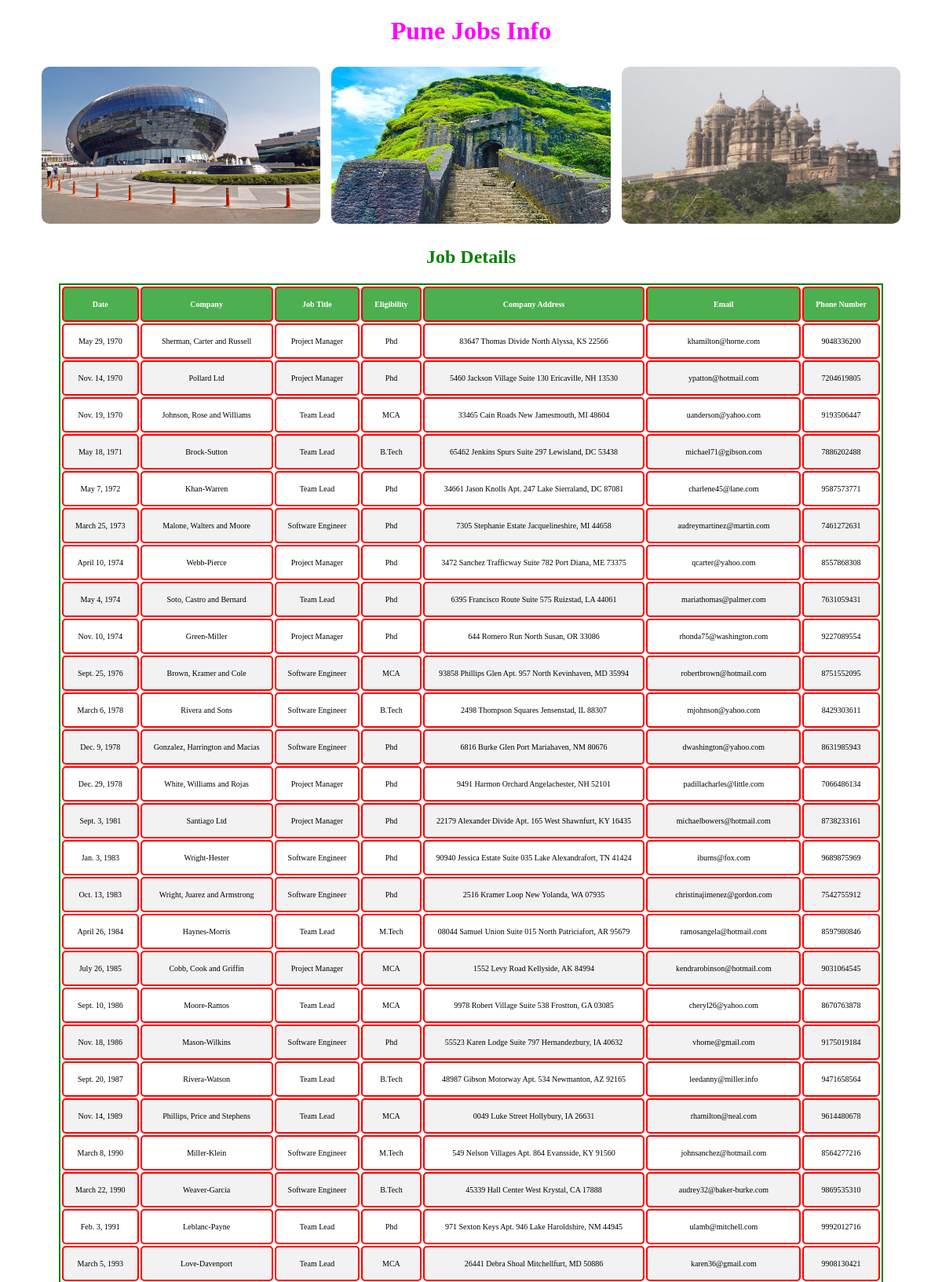
Page /punejobs/ (upper part) on the committed database.
### jobsApp/models.py (models this page shows)
class punejobs(models.Model):
    date = models.DateField()
    company = models.CharField(max_length = 100)
    job_title = models.CharField(max_length = 100)
    eligibility = models.CharField(max_length = 30)
    address = models.CharField(max_length = 100)
    email = models.EmailField()
    phone_number = models.IntegerField()

### jobsApp/views.py (the view, shortened to what this page needs)
# urls.py: url(r'^punejobs/',views.jobs),
def jobs(request):
    area = ['Hyderabad','Pune','Delhi']
    area_msg = ' Jobs Info'
    path = str(request.path_info)
    if 'punejobs' in path:
        area_msg = area[1] + area_msg
        pune_jobs =  punejobs.objects.order_by('date')
        img_1 = 'images/pune_images/pune_1.jpg'
        img_2 = 'images/pune_images/pune_2.jpg'
        img_3 = 'images/pune_images/pune_3.jpg'
        pune_dict = {'jobs_list':pune_jobs,
                    'area_msg':area_msg,
                     'img_1':img_1,
                     'img_2':img_2,
                     'img_3':img_3,}
        return render(request,'jobsApp/jobs.html',context = pune_dict)

### templates/jobsApp/jobs.html (shortened to what this page needs)
<!DOCTYPE html>
{% load staticfiles %}
<html lang="en" dir="ltr">
  <head>
    <link rel = "stylesheet" href = "{% static "css/demo.css" %}">
  </head>
  <body>
    <h1>{{area_msg}}</h1>
    <div id="area">
      <img src = "{% static img_1 %}" alt ="">
      <img src = "{% static img_2 %}" alt ="">
      <img src = "{% static img_3 %}" alt ="">
    </div>
    <h2> Job Details</h2>
    {% if jobs_list %}
      <table>
        <thead>
          <th>Date</th>
          <th>Company</th>
          <th>Job Title</th>
          <th>Eligibility</th>
          <th>Company Address</th>
          <th>Email</th>
          <th>Phone Number</th>
        </thead>
      {% for job in jobs_list %}
        <tr>
          <td>{{job.date}}</td>
          <td>{{job.company}}</td>
          <td>{{job.job_title}}</td>
          <td>{{job.eligibility}}</td>
          <td>{{job.address}}</td>
          <td>{{job.email}}</td>
          <td>{{job.phone_number}}</td>
        </tr>
      {% endfor %}
      </table>
    {% else %}
      <h3>No Records Found...</h3>
  {% endif %}
  </body>
</html>

### static/css/demo.css (style rules this page uses)
h1 { color : magenta; text-align: center; }
h2 { color : green; text-align: center; }
body { background: url(https://images.unsplash.com/photo-1529400971008-f566de0e6dfc?ixid=MXwxMjA3fDB8MHxwaG90by1wYWdlfHx8fGVufDB8fHw%3D&ixlib=rb-1.2.1&auto=format&fit=crop&w=750&q=80); background-repeat: no-repeat; background-size: cover; }
#area { text-align: center; }
img { width:30%; height:200px; border-radius:10px; margin: 5px; }
table { margin: auto; border: 2px solid green; font-family:cursive; }
tr:nth-child(even) { background-color: #f2f2f2; }
th { background-color: #4CAF50; color: white; }
th, td { padding: 15px; text-align: center; border: 2px solid red; border-radius: 5px; font-size: 10px; }

### rows in the picture
punejobs: date "May 29, 1970", company "Sherman, Carter and Russell", job_title "Project Manager", eligibility "Phd", address "83647 Thomas Divide North Alyssa, KS 22566", email "khamilton@horne.com", phone_number "9048336200"
punejobs: date "Nov. 14, 1970", company "Pollard Ltd", job_title "Project Manager", eligibility "Phd", address "5460 Jackson Village Suite 130 Ericaville, NH 13530", email "ypatton@hotmail.com", phone_number "7204619805"
punejobs: date "Nov. 19, 1970", company "Johnson, Rose and Williams", job_title "Team Lead", eligibility "MCA", address "33465 Cain Roads New Jamesmouth, MI 48604", email "uanderson@yahoo.com", phone_number "9193506447"
punejobs: date "May 18, 1971", company "Brock-Sutton", job_title "Team Lead", eligibility "B.Tech", address "65462 Jenkins Spurs Suite 297 Lewisland, DC 53438", email "michael71@gibson.com", phone_number "7886202488"
punejobs: date "May 7, 1972", company "Khan-Warren", job_title "Team Lead", eligibility "Phd", address "34661 Jason Knolls Apt. 247 Lake Sierraland, DC 87081", email "charlene45@lane.com", phone_number "9587573771"
punejobs: date "March 25, 1973", company "Malone, Walters and Moore", job_title "Software Engineer", eligibility "Phd", address "7305 Stephanie Estate Jacquelineshire, MI 44658", email "audreymartinez@martin.com", phone_number "7461272631"
punejobs: date "April 10, 1974", company "Webb-Pierce", job_title "Project Manager", eligibility "Phd", address "3472 Sanchez Trafficway Suite 782 Port Diana, ME 73375", email "qcarter@yahoo.com", phone_number "8557868308"
punejobs: date "May 4, 1974", company "Soto, Castro and Bernard", job_title "Team Lead", eligibility "Phd", address "6395 Francisco Route Suite 575 Ruizstad, LA 44061", email "mariathomas@palmer.com", phone_number "7631059431"
punejobs: date "Nov. 10, 1974", company "Green-Miller", job_title "Project Manager", eligibility "Phd", address "644 Romero Run North Susan, OR 33086", email "rhonda75@washington.com", phone_number "9227089554"
punejobs: date "Sept. 25, 1976", company "Brown, Kramer and Cole", job_title "Software Engineer", eligibility "MCA", address "93858 Phillips Glen Apt. 957 North Kevinhaven, MD 35994", email "robertbrown@hotmail.com", phone_number "8751552095"
punejobs: date "March 6, 1978", company "Rivera and Sons", job_title "Software Engineer", eligibility "B.Tech", address "2498 Thompson Squares Jensenstad, IL 88307", email "mjohnson@yahoo.com", phone_number "8429303611"
punejobs: date "Dec. 9, 1978", company "Gonzalez, Harrington and Macias", job_title "Software Engineer", eligibility "Phd", address "6816 Burke Glen Port Mariahaven, NM 80676", email "dwashington@yahoo.com", phone_number "8631985943"
punejobs: date "Dec. 29, 1978", company "White, Williams and Rojas", job_title "Project Manager", eligibility "Phd", address "9491 Harmon Orchard Angelachester, NH 52101", email "padillacharles@little.com", phone_number "7066486134"
punejobs: date "Sept. 3, 1981", company "Santiago Ltd", job_title "Project Manager", eligibility "Phd", address "22179 Alexander Divide Apt. 165 West Shawnfurt, KY 16435", email "michaelbowers@hotmail.com", phone_number "8738233161"
punejobs: date "Jan. 3, 1983", company "Wright-Hester", job_title "Software Engineer", eligibility "Phd", address "90940 Jessica Estate Suite 035 Lake Alexandrafort, TN 41424", email "iburns@fox.com", phone_number "9689875969"
punejobs: date "Oct. 13, 1983", company "Wright, Juarez and Armstrong", job_title "Software Engineer", eligibility "Phd", address "2516 Kramer Loop New Yolanda, WA 07935", email "christinajimenez@gordon.com", phone_number "7542755912"
punejobs: date "April 26, 1984", company "Haynes-Morris", job_title "Team Lead", eligibility "M.Tech", address "08044 Samuel Union Suite 015 North Patriciafort, AR 95679", email "ramosangela@hotmail.com", phone_number "8597980846"
punejobs: date "July 26, 1985", company "Cobb, Cook and Griffin", job_title "Project Manager", eligibility "MCA", address "1552 Levy Road Kellyside, AK 84994", email "kendrarobinson@hotmail.com", phone_number "9031064545"
punejobs: date "Sept. 10, 1986", company "Moore-Ramos", job_title "Team Lead", eligibility "MCA", address "9978 Robert Village Suite 538 Frostton, GA 03085", email "cheryl26@yahoo.com", phone_number "8670763878"
punejobs: date "Nov. 18, 1986", company "Mason-Wilkins", job_title "Software Engineer", eligibility "Phd", address "55523 Karen Lodge Suite 797 Hernandezbury, IA 40632", email "vhorne@gmail.com", phone_number "9175019184"
punejobs: date "Sept. 20, 1987", company "Rivera-Watson", job_title "Team Lead", eligibility "B.Tech", address "48987 Gibson Motorway Apt. 534 Newmanton, AZ 92165", email "leedanny@miller.info", phone_number "9471658564"
punejobs: date "Nov. 14, 1989", company "Phillips, Price and Stephens", job_title "Team Lead", eligibility "MCA", address "0049 Luke Street Hollybury, IA 26631", email "rhamilton@neal.com", phone_number "9614480678"
punejobs: date "March 8, 1990", company "Miller-Klein", job_title "Software Engineer", eligibility "M.Tech", address "549 Nelson Villages Apt. 864 Evansside, KY 91560", email "johnsanchez@hotmail.com", phone_number "8564277216"
punejobs: date "March 22, 1990", company "Weaver-Garcia", job_title "Software Engineer", eligibility "B.Tech", address "45339 Hall Center West Krystal, CA 17888", email "audrey32@baker-burke.com", phone_number "9869535310"
punejobs: date "Feb. 3, 1991", company "Leblanc-Payne", job_title "Team Lead", eligibility "Phd", address "971 Sexton Keys Apt. 946 Lake Haroldshire, NM 44945", email "ulamb@mitchell.com", phone_number "9992012716"
punejobs: date "March 5, 1993", company "Love-Davenport", job_title "Team Lead", eligibility "MCA", address "26441 Debra Shoal Mitchellfurt, MD 50886", email "karen36@gmail.com", phone_number "9908130421"

### other values in the picture
{{ area_msg }} "Pune Jobs Info"
